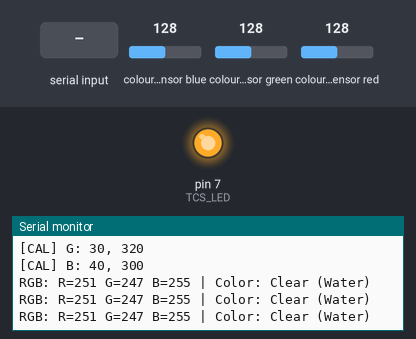
Recording of a sketch running on a simulated Arduino Uno, built with avr-gcc and run on an emulated ATmega328P. Shown: output pins drawn as LEDs (lit = HIGH), the last lines printed to the serial monitor. Wiring (inferred from the names in the program): TCS3200 colour sensor: output pin 12; S2 pin 11; S3 pin 10; S0 pin 8; S1 pin 9. The inputs (shaded band) are chosen by the test bench; at power-on: colour sensor blue 128, colour sensor red 128, colour sensor green 128. Pins used as bus, display or sensor lines are not drawn.

Above: at 1.5 s.
1.6 s: colour sensor blue set to 5
At 2.3 s:
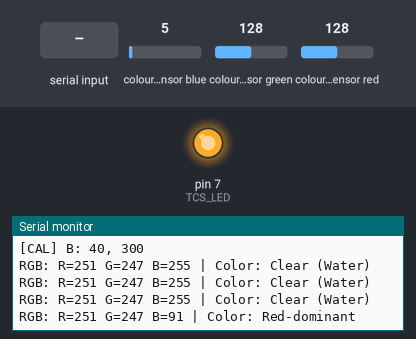
3.9 s: "w" received over Serial
At 5.0 s:
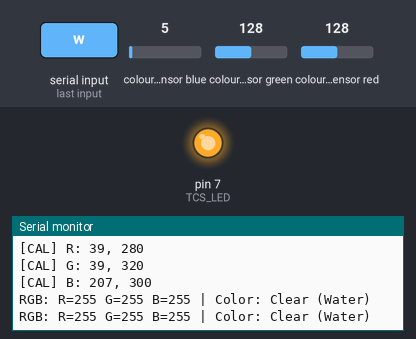
5.4 s: colour sensor red set to 5
At 6.1 s:
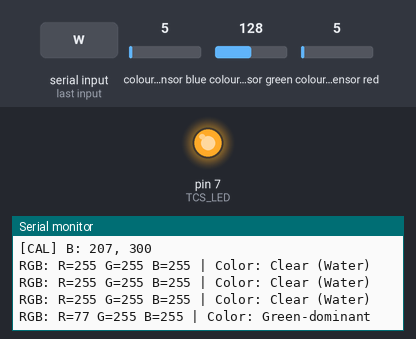
7.6 s: colour sensor green set to 5
At 8.2 s:
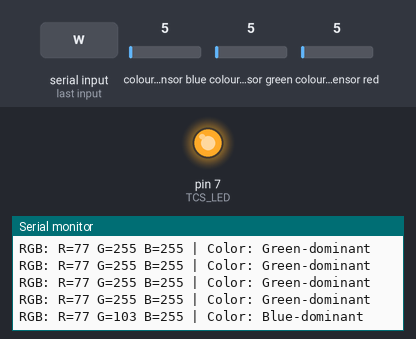
9.7 s: "B" received over Serial
At 10.9 s:
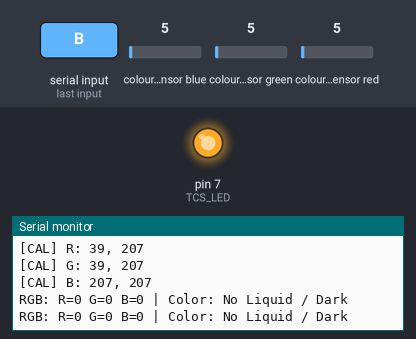

The sketch:

tcs3200_rgb_sensor.ino
```cpp
/*
 * TCS3200 Color Sensor -> Calibrated RGB output
 *
 * Serial output (parsed by RYB_SDL.py):
 *   RGB: R=<0..255> G=<0..255> B=<0..255> | Color: <label>
 *
 * Optional serial commands:
 *   w = capture WHITE reference
 *   b = capture BLACK reference
 *   p = print calibration
 */

#include <Arduino.h>
#include <math.h>

// -------------------- Pins --------------------
#define s0 8
#define s1 9
#define s2 11
#define s3 10
#define out 12
#define TCS_LED 7

// -------------------- Sensor read config --------------------
const int READ_SAMPLES = 10;
const unsigned long PULSE_TIMEOUT = 50000UL;
const int FILTER_SETTLE_MS = 3;
const int LOOP_DELAY_MS = 500;

// 20% scaling: stable default for most TCS3200 boards.
const bool USE_20_PERCENT_SCALING = true;

// -------------------- Initial calibration --------------------
// Update with serial commands on your setup.
int redWhite = 35, redBlack = 280;
int greenWhite = 30, greenBlack = 320;
int blueWhite = 40, blueBlack = 300;

// -------------------- Classification thresholds (label only) --------------------
const int DARK_MAX_RGB = 25;
const int CLEAR_MIN_BRIGHT = 120;
const float CLEAR_MAX_SAT = 0.10f;

float clampf(float x, float lo, float hi) {
  if (x < lo) return lo;
  if (x > hi) return hi;
  return x;
}

int clampi(int x, int lo, int hi) {
  if (x < lo) return lo;
  if (x > hi) return hi;
  return x;
}

// Convert raw pulse width to 0..255 intensity.
int pulseToRGB(int raw, int whitePulse, int blackPulse) {
  if (whitePulse == blackPulse) return 0;

  float x;
  if (whitePulse < blackPulse) {
    x = (float)(blackPulse - raw) / (float)(blackPulse - whitePulse);
  } else {
    x = (float)(raw - blackPulse) / (float)(whitePulse - blackPulse);
  }

  x = clampf(x, 0.0f, 1.0f);
  return clampi((int)roundf(255.0f * x), 0, 255);
}

int readPulseAveraged(int s2State, int s3State, int n = READ_SAMPLES) {
  digitalWrite(s2, s2State);
  digitalWrite(s3, s3State);
  delay(FILTER_SETTLE_MS);

  unsigned long sum = 0;
  for (int i = 0; i < n; i++) {
    unsigned long p = pulseIn(out, LOW, PULSE_TIMEOUT);
    if (p == 0) p = PULSE_TIMEOUT;
    sum += p;
  }
  return (int)(sum / (unsigned long)n);
}

String labelFromRGB(int r, int g, int b) {
  float maxVal = (float)max(r, max(g, b));
  float minVal = (float)min(r, min(g, b));
  float delta = maxVal - minVal;
  float sat = (maxVal <= 1e-6f) ? 0.0f : (delta / maxVal);

  if ((int)maxVal < DARK_MAX_RGB) return "No Liquid / Dark";
  if (maxVal > CLEAR_MIN_BRIGHT && sat < CLEAR_MAX_SAT) return "Clear (Water)";

  if (r >= g && r >= b) return "Red-dominant";
  if (g >= r && g >= b) return "Green-dominant";
  return "Blue-dominant";
}

void printCalibration() {
  Serial.println(F("[CAL] Current calibration (white, black):"));
  Serial.print(F("[CAL] R: ")); Serial.print(redWhite); Serial.print(F(", ")); Serial.println(redBlack);
  Serial.print(F("[CAL] G: ")); Serial.print(greenWhite); Serial.print(F(", ")); Serial.println(greenBlack);
  Serial.print(F("[CAL] B: ")); Serial.print(blueWhite); Serial.print(F(", ")); Serial.println(blueBlack);
}

void captureWhite() {
  int rawR = readPulseAveraged(LOW, LOW, 20);
  int rawB = readPulseAveraged(LOW, HIGH, 20);
  int rawG = readPulseAveraged(HIGH, HIGH, 20);

  redWhite = rawR;
  greenWhite = rawG;
  blueWhite = rawB;

  Serial.println(F("[CAL] Captured WHITE reference."));
  printCalibration();
}

void captureBlack() {
  int rawR = readPulseAveraged(LOW, LOW, 20);
  int rawB = readPulseAveraged(LOW, HIGH, 20);
  int rawG = readPulseAveraged(HIGH, HIGH, 20);

  redBlack = rawR;
  greenBlack = rawG;
  blueBlack = rawB;

  Serial.println(F("[CAL] Captured BLACK reference."));
  printCalibration();
}

void handleSerialCommands() {
  while (Serial.available() > 0) {
    char c = (char)Serial.read();
    if (c == 'w' || c == 'W') {
      captureWhite();
    } else if (c == 'b' || c == 'B') {
      captureBlack();
    } else if (c == 'p' || c == 'P') {
      printCalibration();
    }
  }
}

void setup() {
  pinMode(s0, OUTPUT);
  pinMode(s1, OUTPUT);
  pinMode(s2, OUTPUT);
  pinMode(s3, OUTPUT);
  pinMode(out, INPUT);

  pinMode(TCS_LED, OUTPUT);
  digitalWrite(TCS_LED, HIGH);

  Serial.begin(9600);

  if (USE_20_PERCENT_SCALING) {
    digitalWrite(s0, HIGH);
    digitalWrite(s1, LOW);
  } else {
    digitalWrite(s0, LOW);
    digitalWrite(s1, HIGH);
  }

  delay(200);
  Serial.println(F("[INFO] TCS3200 RGB sketch started."));
  Serial.println(F("[INFO] Serial commands: w=white, b=black, p=print calib"));
  printCalibration();
}

void loop() {
  handleSerialCommands();

  int rawR = readPulseAveraged(LOW, LOW);    // Red filter
  int rawB = readPulseAveraged(LOW, HIGH);   // Blue filter
  int rawG = readPulseAveraged(HIGH, HIGH);  // Green filter

  int r = pulseToRGB(rawR, redWhite, redBlack);
  int g = pulseToRGB(rawG, greenWhite, greenBlack);
  int b = pulseToRGB(rawB, blueWhite, blueBlack);

  String label = labelFromRGB(r, g, b);

  // Format consumed by RYB_SDL.py
  Serial.print("RGB: R=");
  Serial.print(r);
  Serial.print(" G=");
  Serial.print(g);
  Serial.print(" B=");
  Serial.print(b);
  Serial.print(" | Color: ");
  Serial.println(label);

  delay(LOOP_DELAY_MS);
}
```

Measured:
- after the input at 1.6 s, the serial monitor: prints a new line after 0.32 s (image 1)
- after the input at 3.9 s, the serial monitor: prints a new line after 0.09 s (image 2)
- after the input at 5.4 s, the serial monitor: prints a new line after 0.26 s (image 3)
- after the input at 7.6 s, the serial monitor: prints a new line after 0.14 s (image 4)
- after the input at 9.7 s, the serial monitor: prints a new line after 0.15 s (image 5)
